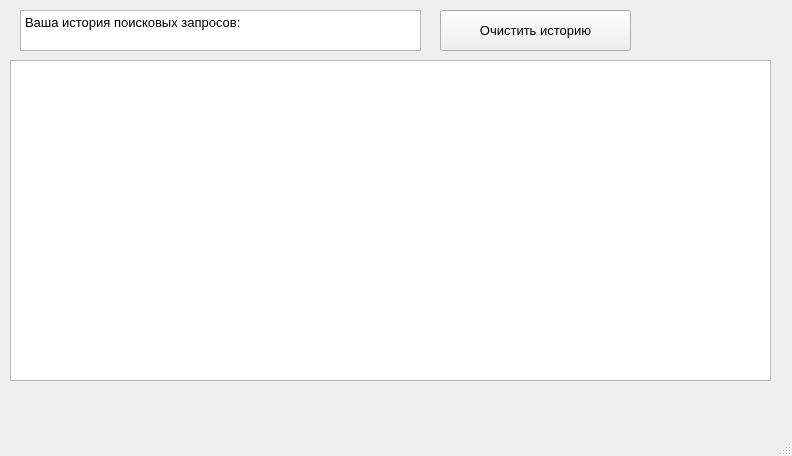
<?xml version="1.0" encoding="UTF-8"?>
<ui version="4.0">
 <class>MainWindow</class>
 <widget class="QMainWindow" name="MainWindow">
  <property name="geometry">
   <rect>
    <x>0</x>
    <y>0</y>
    <width>792</width>
    <height>456</height>
   </rect>
  </property>
  <property name="windowTitle">
   <string>MainWindow</string>
  </property>
  <widget class="QWidget" name="centralwidget">
   <widget class="QTextEdit" name="history">
    <property name="geometry">
     <rect>
      <x>10</x>
      <y>60</y>
      <width>761</width>
      <height>321</height>
     </rect>
    </property>
    <property name="font">
     <font>
      <pointsize>10</pointsize>
     </font>
    </property>
   </widget>
   <widget class="QPushButton" name="clean_history">
    <property name="geometry">
     <rect>
      <x>440</x>
      <y>10</y>
      <width>191</width>
      <height>41</height>
     </rect>
    </property>
    <property name="font">
     <font>
      <pointsize>10</pointsize>
     </font>
    </property>
    <property name="text">
     <string>Очистить историю</string>
    </property>
   </widget>
   <widget class="QTextEdit" name="title">
    <property name="geometry">
     <rect>
      <x>20</x>
      <y>10</y>
      <width>401</width>
      <height>41</height>
     </rect>
    </property>
    <property name="font">
     <font>
      <pointsize>10</pointsize>
     </font>
    </property>
    <property name="html">
     <string>&lt;!DOCTYPE HTML PUBLIC &quot;-//W3C//DTD HTML 4.0//EN&quot; &quot;http://www.w3.org/TR/REC-html40/strict.dtd&quot;&gt;
&lt;html&gt;&lt;head&gt;&lt;meta name=&quot;qrichtext&quot; content=&quot;1&quot; /&gt;&lt;style type=&quot;text/css&quot;&gt;
p, li { white-space: pre-wrap; }
&lt;/style&gt;&lt;/head&gt;&lt;body style=&quot; font-family:'MS Shell Dlg 2'; font-size:10pt; font-weight:400; font-style:normal;&quot;&gt;
&lt;p style=&quot; margin-top:0px; margin-bottom:0px; margin-left:0px; margin-right:0px; -qt-block-indent:0; text-indent:0px;&quot;&gt;Ваша история поисковых запросов:&lt;/p&gt;&lt;/body&gt;&lt;/html&gt;</string>
    </property>
   </widget>
  </widget>
  <widget class="QMenuBar" name="menubar">
   <property name="geometry">
    <rect>
     <x>0</x>
     <y>0</y>
     <width>792</width>
     <height>26</height>
    </rect>
   </property>
  </widget>
  <widget class="QStatusBar" name="statusbar"/>
 </widget>
 <resources/>
 <connections/>
</ui>
